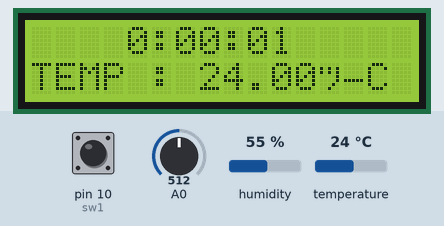
The sketch below on a simulated Arduino Uno, built with avr-gcc and run on an emulated ATmega328P. Shown: 16×2 character LCD. The inputs (shaded band) are chosen by the test bench; at power-on: temperature 24 °C, pin 10 (sw1) HIGH, A0 = 512, humidity 55 %.

Above: at 1.2 s.
1.3 s: temperature set to 9 °C
At 2.6 s:
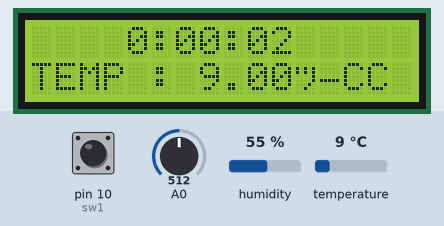
3.7 s: pin 10 (sw1) pulled LOW for 0.65 s
At 5.1 s:
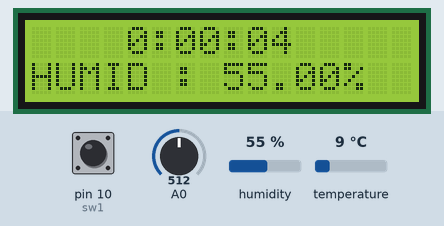
8.0 s: pin 10 (sw1) pulled LOW for 1 s
At 10.7 s:
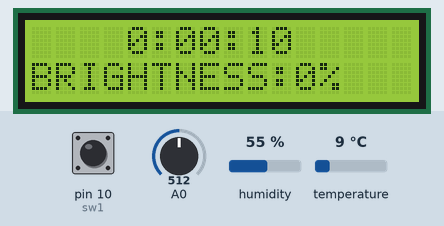
11.6 s: A0 set to 716
At 13.0 s:
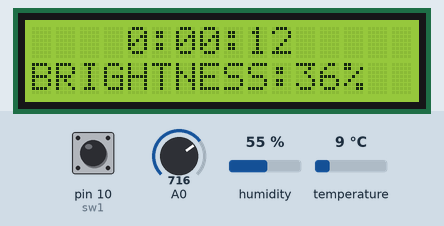
13.2 s: A0 set to 900
At 14.2 s:
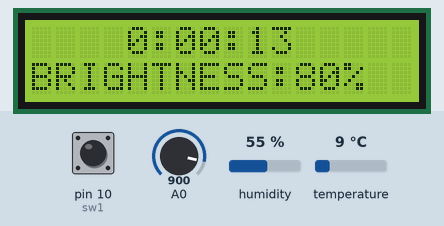
14.8 s: A0 set to 1023
At 16.9 s:
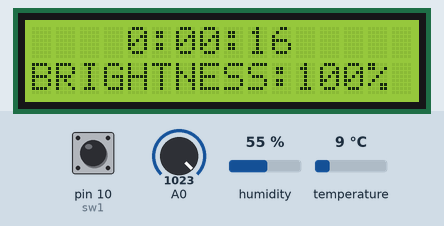
Timing chart, 0 to 17.4 s (numbered marks = the images above; inputs shaded):
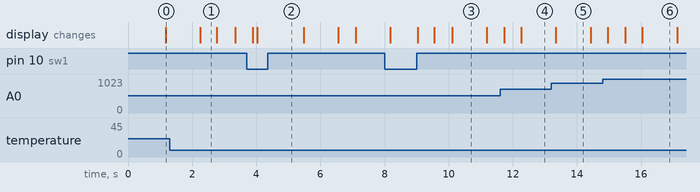

The sketch:

MODELCD.ino
```cpp
///////////UHT
#include <Adafruit_Sensor.h>
#include <DHT.h>
#include <DHT_U.h>
#define DHTPIN 2
#define DHTTYPE    DHT22
DHT dht(DHTPIN, DHTTYPE);
///////////LCD
#include <Wire.h>
#include <LiquidCrystal_I2C.h>
int x;
LiquidCrystal_I2C lcd(0x27,16,2);
///////////LDR
int O=0;
int T=0;
int L=0;
float R=0;
int X=0;
///////////TIME SW
#define sw1 10
int mode=1;
unsigned long Time,second,minute,hour;

void setup() {

///////////UHT
dht.begin();
O=analogRead(A0);
//////////LCD
lcd.init();
lcd.backlight();
//////////LDR

}
void Smode(){
  if (digitalRead(sw1)==0){
    delay(10);
    if (digitalRead(sw1)==0){
      if(mode==1){mode=2;}
      else if(mode==2){mode=3;}
      else if(mode==3){mode=1;}
  }
   while(digitalRead(sw1)==0){
      showTime();
      if(mode==1){mode1();}
      if(mode==2){mode2();}
      if(mode==3){mode3();}
    }
  }
  showTime();
  if(mode==1){mode1();}
  if(mode==2){mode2();}
  if(mode==3){mode3();}
  delay(500);
  lcd.print("               ");
}

void showTime(){

  Time=millis();
  second=(Time/1000)%60;
  minute=((Time/1000)%3600)/60;
  hour=Time/3600000;
  lcd.setCursor(0,0);
  lcd.print("    ");
  lcd.print(hour);
  lcd.print(":");
  if (minute<10){lcd.print("0");}
  lcd.print(minute);
  lcd.print(":");
  if (second<10){lcd.print("0");}
  lcd.print(second);
}
void mode1(){
  float t = dht.readTemperature();
  lcd.setCursor(0,1);
  lcd.print("TEMP : ");
  lcd.print(t);
  lcd.print("°C");
}
void mode2(){
  float h = dht.readHumidity();
  lcd.setCursor(0,1);
  lcd.print("HUMID : ");
  lcd.print(h);
  lcd.print("%");
}

void mode3(){
  lcd.setCursor(0,1);
  lcd.print("BRIGHTNESS:");
  O=analogRead(A0);
  L=map(O,0,1023,0,255);
  R=(L-140.00)/105.00;
  X=R*100;
  if (X>=100){
    X=100;
  }
  if(X<=0){
    X=0;
}
lcd.print(X);
  lcd.print("%");
}

void loop() {
  Smode();

}
```

Measured:
- after the input at 1.3 s, the display: changes after 0.96 s (image 1)
- after the input at 3.7 s, the display: first changes after 0.19 s (image 2 shows a later state)
- after the input at 8.0 s, the display: first changes after 0.18 s (image 3 shows a later state)
- after the input at 11.6 s, the display: first changes after 0.13 s (image 4 shows a later state)
- what the display in image 1 shows lasts 0.5 s, from 2.3 s to 2.8 s
- what the display in image 3 shows lasts 1.1 s, from 10.1 s to 11.2 s
